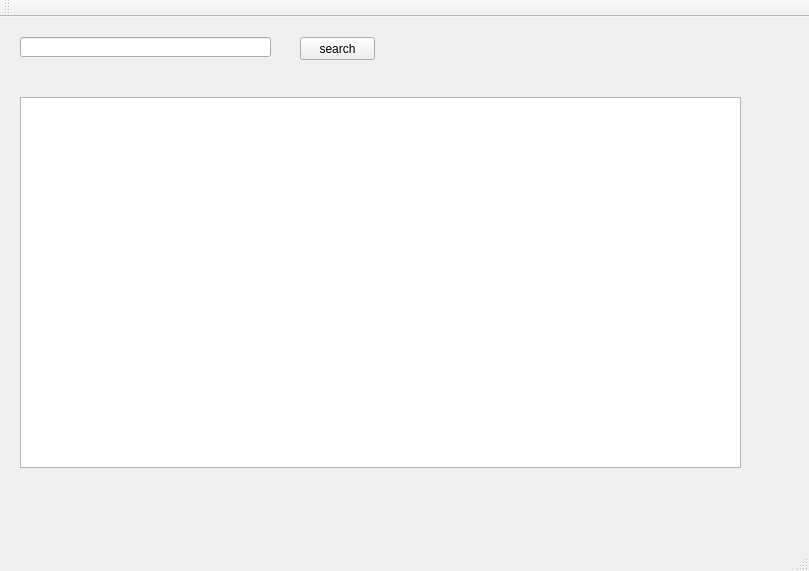
<?xml version="1.0" encoding="UTF-8"?>
<ui version="4.0">
 <class>MainWindow</class>
 <widget class="QMainWindow" name="MainWindow">
  <property name="geometry">
   <rect>
    <x>0</x>
    <y>0</y>
    <width>809</width>
    <height>571</height>
   </rect>
  </property>
  <property name="windowTitle">
   <string>MainWindow</string>
  </property>
  <widget class="QWidget" name="centralWidget">
   <widget class="QLineEdit" name="txtKeyword">
    <property name="geometry">
     <rect>
      <x>20</x>
      <y>20</y>
      <width>251</width>
      <height>20</height>
     </rect>
    </property>
   </widget>
   <widget class="QPushButton" name="btnSearch">
    <property name="geometry">
     <rect>
      <x>300</x>
      <y>20</y>
      <width>75</width>
      <height>23</height>
     </rect>
    </property>
    <property name="text">
     <string>search</string>
    </property>
   </widget>
   <widget class="QListWidget" name="listVideos">
    <property name="geometry">
     <rect>
      <x>20</x>
      <y>80</y>
      <width>721</width>
      <height>371</height>
     </rect>
    </property>
   </widget>
  </widget>
  <widget class="QMenuBar" name="menuBar">
   <property name="geometry">
    <rect>
     <x>0</x>
     <y>0</y>
     <width>809</width>
     <height>21</height>
    </rect>
   </property>
  </widget>
  <widget class="QToolBar" name="mainToolBar">
   <attribute name="toolBarArea">
    <enum>TopToolBarArea</enum>
   </attribute>
   <attribute name="toolBarBreak">
    <bool>false</bool>
   </attribute>
  </widget>
  <widget class="QStatusBar" name="statusBar"/>
 </widget>
 <layoutdefault spacing="6" margin="11"/>
 <resources/>
 <connections/>
</ui>
